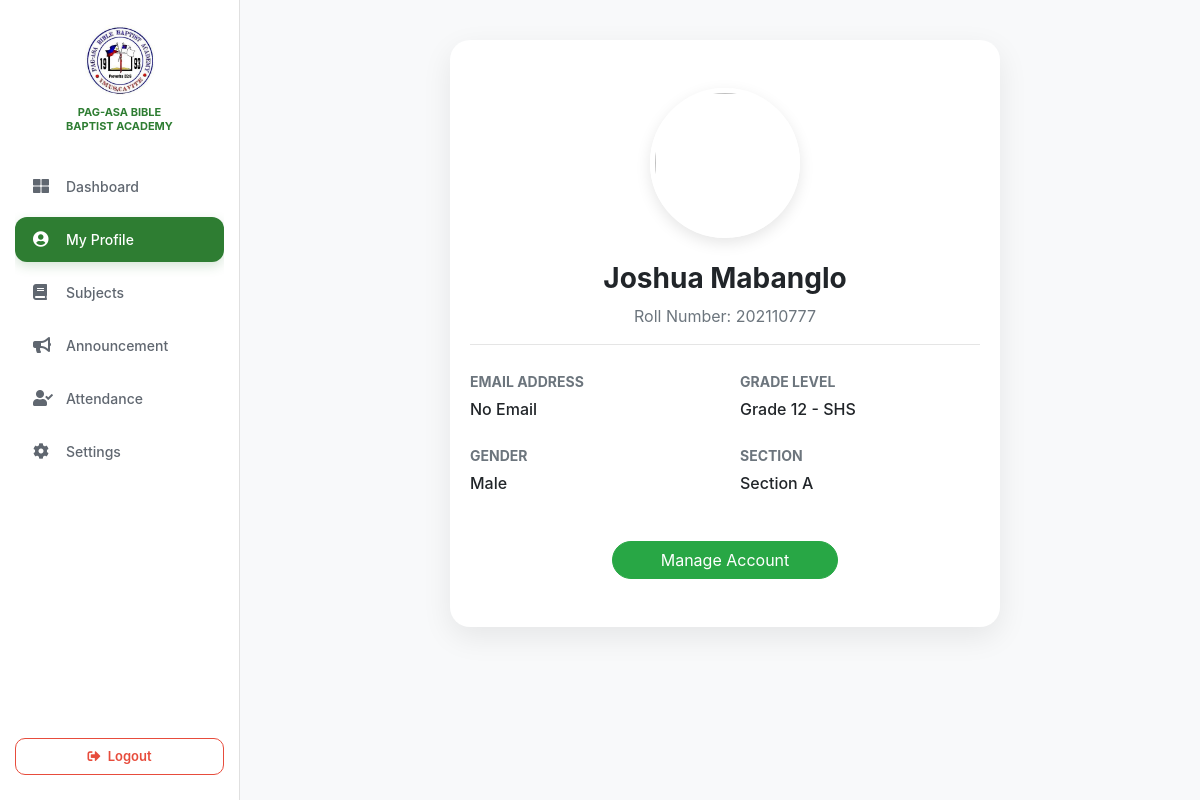
The page /my_profile.php (signed in) on the database its author committed.
### tables this page shows
CREATE TABLE `students` (
  `student_id` int(11) NOT NULL,
  `user_id` int(11) DEFAULT NULL,
  `roll_number` varchar(20) DEFAULT NULL,
  `grade_level` varchar(20) DEFAULT NULL,
  `section` varchar(10) DEFAULT NULL,
  `batch` varchar(20) DEFAULT NULL,
  `gender` enum('Male','Female') DEFAULT NULL,
  `parent_name` varchar(100) DEFAULT NULL,
  `parent_contact` varchar(20) DEFAULT NULL,
  `address` text DEFAULT NULL,
  `status` enum('Pending','Approved','Rejected') DEFAULT 'Pending',
  `application_type` enum('Registration','Re-enrollment') DEFAULT NULL,
  `password` varchar(255) DEFAULT NULL,
  `email` varchar(255) DEFAULT NULL,
  `image` varchar(191) DEFAULT NULL,
  `contact_no` varchar(20) DEFAULT NULL
);

### my_profile.php (the view, shortened to what this page needs)
<?php
include('db_connect.php');
$user_id = $_SESSION['auth_user']['user_id'];
$query = "SELECT * FROM students WHERE user_id = '$user_id' LIMIT 1";
$result = mysqli_query($conn, $query);
$user = mysqli_fetch_assoc($result);
?>
<!DOCTYPE html>
<html lang="en">
<head>
    <link rel="stylesheet" href="https://cdn.jsdelivr.net/npm/bootstrap@4.6.2/dist/css/bootstrap.min.css">
    <link rel="stylesheet" href="https://cdnjs.cloudflare.com/ajax/libs/font-awesome/5.15.4/css/all.min.css">
</head>
<body>
    <?php include('student_sidebar.php'); ?>
    <div class="main-content">
        <div class="container">
            <div class="row justify-content-center">
                <div class="col-md-8">
                    <div class="card profile-card">
                        <div class="card-body text-center py-5">
                            <img src="uploads/<?= !empty($user['image']) ? $user['image'] : 'default-user.png' ?>" class="profile-img mb-4">
                            <h3 class="font-weight-bold"><?= $user['parent_name'] ?? 'Joshua Mabanglo' ?></h3>
                            <p class="text-muted">Roll Number: <?= $user['roll_number'] ?? 'Not Assigned' ?></p>
                            <hr>
                            <div class="row text-left mt-4">
                                <div class="col-md-6 mb-3">
                                    <label class="small text-uppercase font-weight-bold text-muted">Email Address</label>
                                    <p class="h6"><?= $user['email'] ?? 'No Email' ?></p>
                                </div>
                                <div class="col-md-6 mb-3">
                                    <label class="small text-uppercase font-weight-bold text-muted">Grade Level</label>
                                    <p class="h6"><?= $user['grade_level'] ?? 'N/A' ?></p>
                                </div>
                                <div class="col-md-6 mb-3">
                                    <label class="small text-uppercase font-weight-bold text-muted">Gender</label>
                                    <p class="h6"><?= $user['gender'] ?? 'N/A' ?></p>
                                </div>
                                <div class="col-md-6 mb-3">
                                    <label class="small text-uppercase font-weight-bold text-muted">Section</label>
                                    <p class="h6"><?= $user['section'] ?? 'N/A' ?></p>
                                </div>
                            </div>
                            <div class="mt-4">
                                <a href="account_settings.php" class="btn btn-success px-5 rounded-pill">Manage Account</a>
                            </div>
                        </div>
                    </div>
                </div>
            </div>
        </div>
    </div>
</body>
</html>

### my_profile.php (style rules this page uses)
body { background-color: #f8f9fa; }
.main-content { margin-left: 250px; padding: 40px; }
.profile-card { border-radius: 20px; border: none; box-shadow: 0 10px 30px rgba(0,0,0,0.08); }
.profile-img { width: 150px; height: 150px; border-radius: 50%; object-fit: cover; border: 5px solid #fff; box-shadow: 0 5px 15px rgba(0,0,0,0.1); }

### rows shown on the page
students: parent_name "Joshua Mabanglo", roll_number "202110777", email "No Email", grade_level "Grade 12 - SHS", gender "Male", section "Section A"
